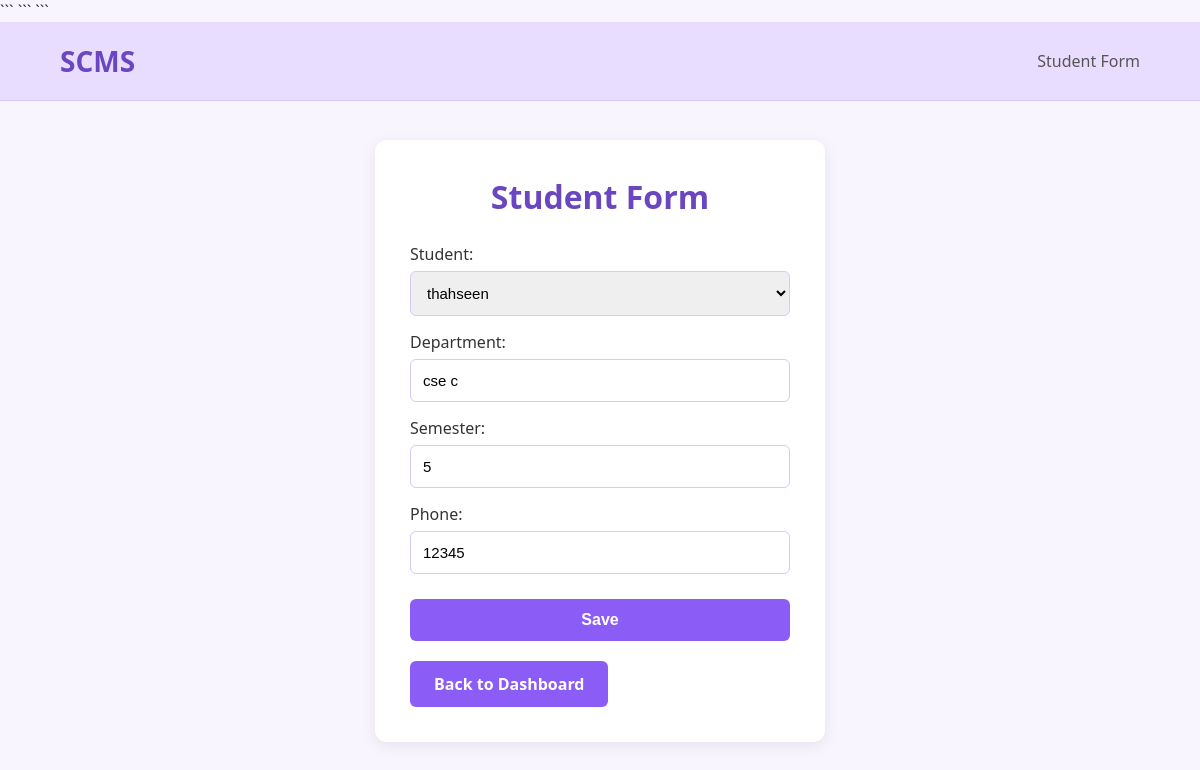
The page /students/edit/1/ (signed in) on the database its author committed.
### myapp/models.py (models this page shows, shortened)
class StudentRecord(models.Model):
    student = models.OneToOneField(
        User,
        on_delete=models.CASCADE
    )
    department = models.CharField(
        max_length=100
    )
    semester = models.IntegerField()
    phone = models.CharField(
        max_length=15
    )

### myapp/views.py (the view, shortened to what this page needs)
@login_required
@user_passes_test(is_admin)
def edit_student(request,id):
    student = StudentRecord.objects.get(
        id=id
    )
    form = StudentRecordForm(
        instance=student
    )
    return render(
        request,
        'student_form.html',
        {'form': form}
    )

### myapp/forms.py
class StudentRecordForm(forms.ModelForm):
    class Meta:
        model = StudentRecord
        fields = [
            'student',
            'department',
            'semester',
            'phone'
        ]

### myapp/views.py (called while the page is built)
def is_admin(user):
    return user.is_superuser

### templates/student_form.html (shortened to what this page needs)
<!DOCTYPE html>
<html lang="en">
<head>
    ```
</head>
<body>
    ```
    <div class="head">
        <h2>SCMS</h2>
        <span>Student Form</span>
    </div>
    <div class="form-container">
        <div class="form-card">
            <h1>Student Form</h1>
            <form method="POST">
                {{ form.as_p }}
                <button type="submit" class="save-btn">
                    Save
                </button>
            </form>
            <a href="{% url 'admin_dashboard' %}" class="back-btn">
                Back to Dashboard
            </a>
        </div>
    </div>
</body>
</html>

### templates/student_form.html (style rules this page uses)
* { margin: 0; padding: 0; box-sizing: border-box; }
body { font-family: 'Segoe UI', sans-serif; background-color: #f8f5ff; min-height: 100vh; color: #333; }
.head { display: flex; justify-content: space-between; align-items: center; padding: 20px 60px; background-color: #e9ddff; border-bottom: 1px solid #d8c8f5; }
.head h2 { color: #6b46c1; font-size: 28px; }
.head span { color: #555; font-size: 16px; }
.form-container { display: flex; justify-content: center; align-items: center; min-height: 85vh; }
.form-card { background: white; width: 450px; padding: 35px; border-radius: 12px; box-shadow: 0px 4px 15px rgba(0, 0, 0, 0.08); }
.form-card h1 { text-align: center; color: #6b46c1; margin-bottom: 25px; }
.form-card p { margin-bottom: 15px; }
.form-card label { display: block; margin-bottom: 6px; font-weight: 500; }
.form-card input, .form-card select, .form-card textarea { width: 100%; padding: 12px; border: 1px solid #d8c8f5; border-radius: 6px; font-size: 15px; outline: none; }
.save-btn { width: 100%; padding: 12px; background-color: #8b5cf6; color: white; border: none; border-radius: 6px; font-size: 16px; font-weight: 600; cursor: pointer; transition: 0.3s; margin-top: 10px; }
.back-btn { display: inline-block; text-decoration: none; background: #8b5cf6; color: white; padding: 12px 24px; border-radius: 6px; font-weight: 600; margin-top: 20px; transition: .3s; }

### rows shown on the page
StudentRecord: student "thahseen", department "cse c", semester "5", phone "12345"
